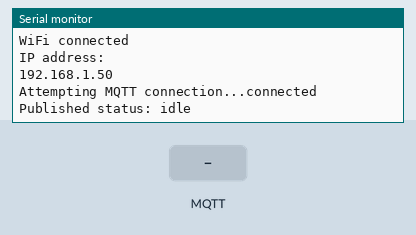
A sketch run on a simulated ESP32. Parts: the last lines printed to the serial monitor. The inputs (shaded band) are chosen by the test bench. WiFi joins after 1.5 s; servers stay silent unless stated; no MQTT or app messages arrive unless stated.

Above: at 2.7 s.
2.8 s: MQTT message "1" arrives on the first subscribed topic
At 3.7 s:
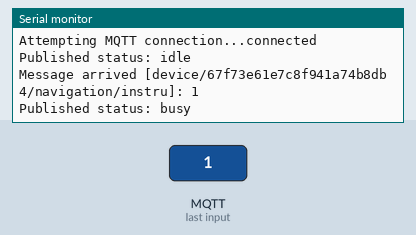
4.3 s: MQTT message "on" arrives on the first subscribed topic
At 4.9 s:
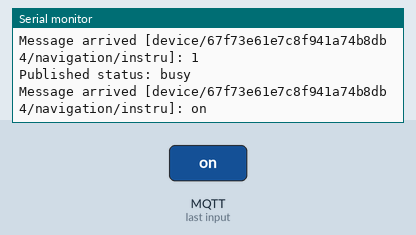
6.5 s: MQTT message "off" arrives on the first subscribed topic
At 7.7 s:
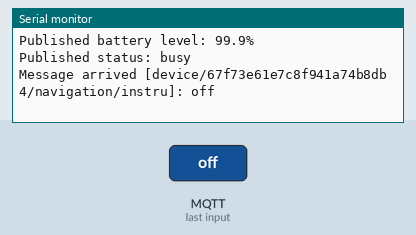

Measured:
- after the input at 2.8 s, the serial monitor: prints a new line at once (image 1)
- after the input at 4.3 s, the serial monitor: prints a new line at once (image 2)
- after the input at 6.5 s, the serial monitor: prints a new line at once (image 3)

The sketch:

mqttConnection.ino
```cpp
#include <WiFi.h>
#include <PubSubClient.h>
#include <ArduinoJson.h>

// WiFi credentials
const char* ssid = "Mi_9T";
const char* password = "massinissa";

// MQTT Broker settings
const char* mqtt_server = "192.168.152.40";
const int mqtt_port = 1883;
const char* device_id = "67f73e61e7c8f941a74b8db4";  // Unique robot ID

// Topic patterns matching server
char topic_battery[50];
char topic_status[50];
char topic_navigation[50];

// Simulated values
float battery_level = 100.0;
const char* device_status = "idle"; // idle, busy, offline, error

WiFiClient espClient;
PubSubClient client(espClient);
unsigned long lastMsg = 0;
const long interval = 5000;

void setup_topics() {
  // Match server topic patterns
  snprintf(topic_battery, 50, "device/%s/battery", device_id);
  snprintf(topic_status, 50, "device/%s/status", device_id);
  snprintf(topic_navigation, 50, "device/%s/navigation/instructions", device_id);
}

void setup_wifi() {
  delay(10);
  Serial.println("Connecting to WiFi...");
  WiFi.begin(ssid, password);

  while (WiFi.status() != WL_CONNECTED) {
    delay(500);
    Serial.print(".");
  }

  Serial.println("\nWiFi connected");
  Serial.println("IP address: ");
  Serial.println(WiFi.localIP());
}

void callback(char* topic, byte* payload, unsigned int length) {
  // Create a buffer for the payload
  char message[256];
  memcpy(message, payload, length);
  message[length] = '\0';

  Serial.printf("Message arrived [%s]: %s\n", topic, message);

  // Handle navigation instructions
  if (strcmp(topic, topic_navigation) == 0) {
    StaticJsonDocument<512> doc;
    DeserializationError error = deserializeJson(doc, message);

    if (!error) {
      // Process navigation instructions
      JsonObject instructions = doc["instructions"];
      // Here you would implement the actual navigation logic
      device_status = "busy";  // Update status when moving
      publishStatus();
    }
  }
}

void reconnect() {
  while (!client.connected()) {
    Serial.print("Attempting MQTT connection...");

    if (client.connect(device_id)) {
      Serial.println("connected");

      // Subscribe to navigation instructions
      client.subscribe(topic_navigation);

      // Publish initial status
      publishStatus();
    } else {
      Serial.printf("failed, rc=%d try again in 5 seconds\n", client.state());
      delay(5000);
    }
  }
}

void publishStatus() {
  client.publish(topic_status, device_status);
  Serial.printf("Published status: %s\n", device_status);
}

void publishBattery() {
  // Simulate battery drain
  battery_level -= 0.1;
  if (battery_level < 10.0) {
    battery_level = 100.0;
  }

  char battery_str[10];
  dtostrf(battery_level, 4, 1, battery_str);
  client.publish(topic_battery, battery_str);

  Serial.printf("Published battery level: %s%%\n", battery_str);
}

void setup() {
  Serial.begin(115200);
  setup_topics();
  setup_wifi();
  client.setServer(mqtt_server, mqtt_port);
  client.setCallback(callback);
}

void loop() {
  if (!client.connected()) {
    reconnect();
  }
  client.loop();

  unsigned long now = millis();
  if (now - lastMsg > interval) {
    lastMsg = now;
    publishBattery();
    publishStatus();
  }
}
```
